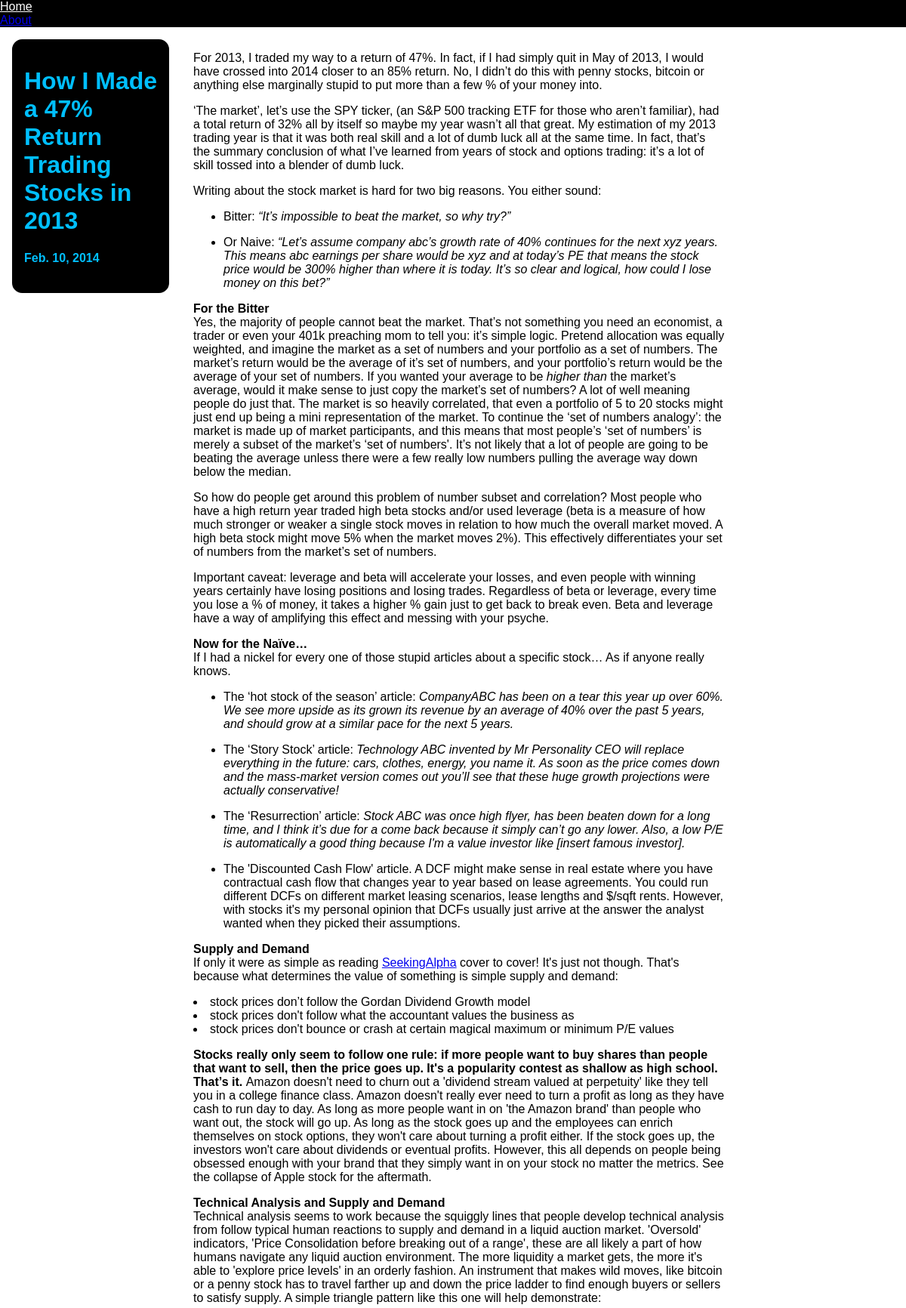
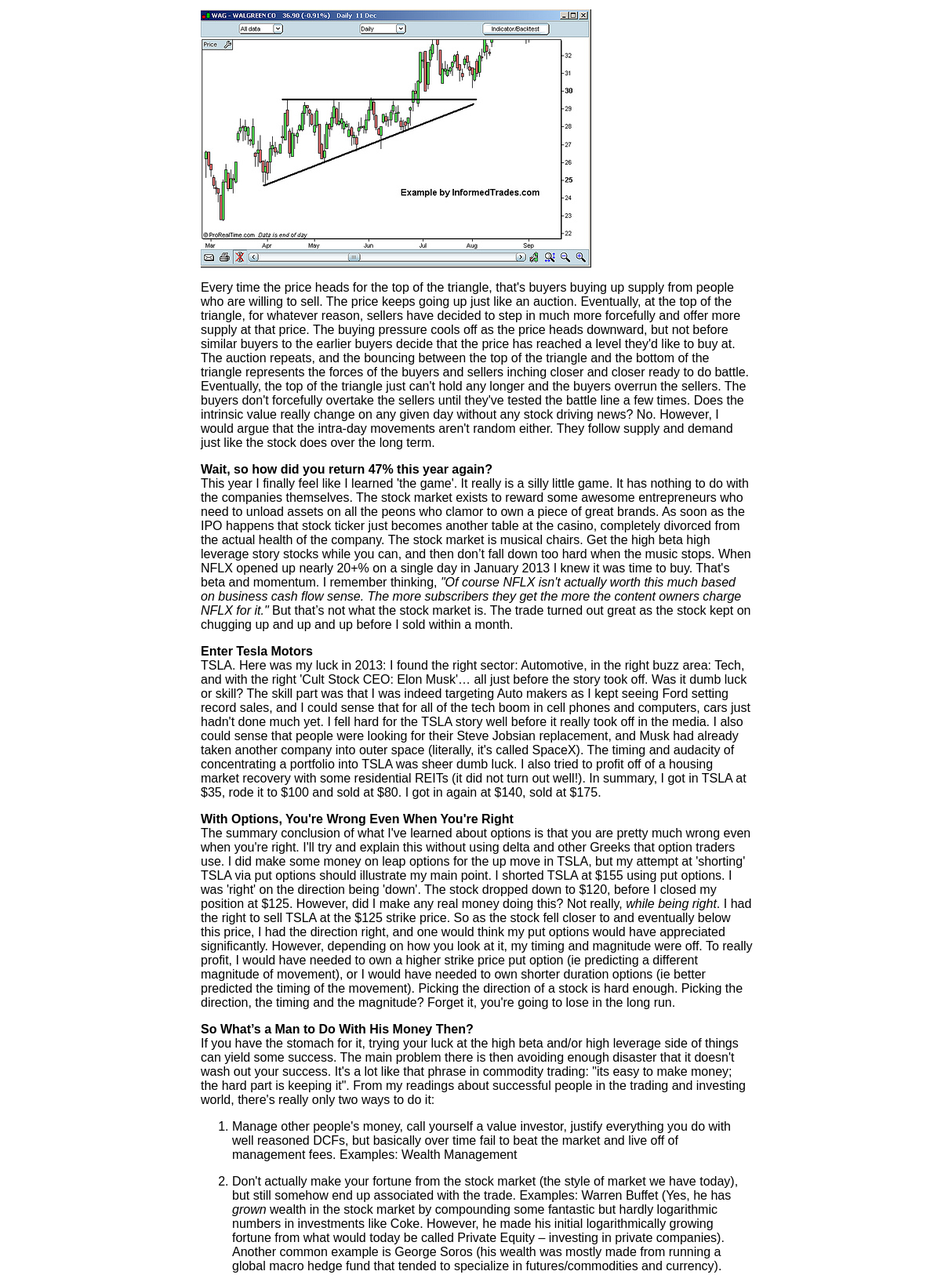
Screenshot of /blog/view/47return (upper part) with the database file from the repository (2 pictures, top to bottom).
### blog/models.py (models this page shows, shortened)
class Blog (models.Model):
    title = models.CharField(max_length=100, unique=True)
    slug = models.SlugField(max_length=100, unique=True)
    body = models.TextField()
    posted = models.DateField(db_index=True) #auto_now_add=True
    category = models.ManyToManyField(Category)

### blog/views.py (the view)
def view_post(request, slug):
    return render_to_response('blog/view_post.html',{
        'post': get_object_or_404(Blog, slug=slug)
    })

### blog/templates/blog/view_post.html (shortened to what this page needs)
{% extends 'base.html' %}
{% block title %}
<div id="myheadline">
<h1>{{ post.title }}</h1>
<h4>{{ post.posted }}<h4>
</div>
{% endblock %}
{% autoescape off %}
{% block content %}
	<p>{{ post.body|safe }}</p>
{% endblock %}
{% endautoescape %}

### blog/static/originaltheme.css (style rules this page uses)
body { margin: 0em; padding: 0em; }
#myheadline { color: #00BFFF; background-color: black; border: 1em solid black; border-radius: 10pt; }

### rows the page displays
Blog: title "How I Made a 47% Return Trading Stocks in 2013", posted "Feb. 10, 2014", body "For 2013, I traded my way to a return of 47%. In fact, if I had simply quit in May of 2013, I would have crossed into 2014 closer to an 85% return. No, I didn’t do this with penny stocks, bitcoin or anything else marginally stupid to put more than a few % of your money into. ‘The market’, let’s use the SPY ticker, (an S&P 500 tracking ETF for those who aren’t familiar), had a total return of 32% all by itself so maybe my year wasn’t all that great. My estimation of my 2013 trading year is that it was both real skill and a lot of dumb luck all at the same time. In fact, that’s the summary conclusion of what I’ve learned from years of stock and options trading: it’s a lot of skill tossed into…", body (picture)
